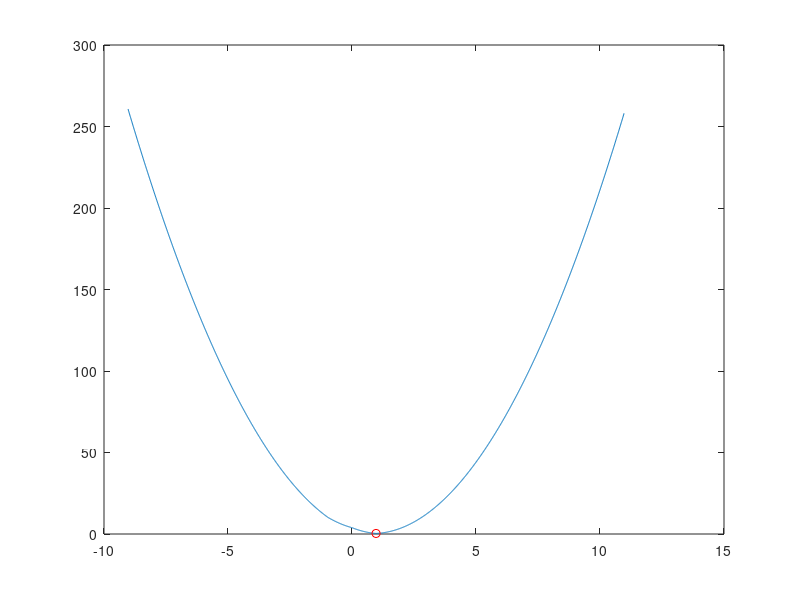
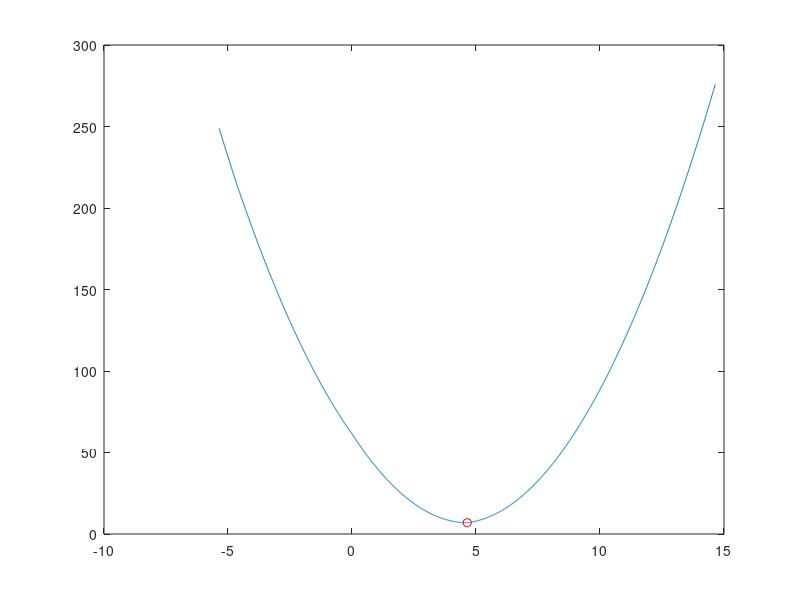
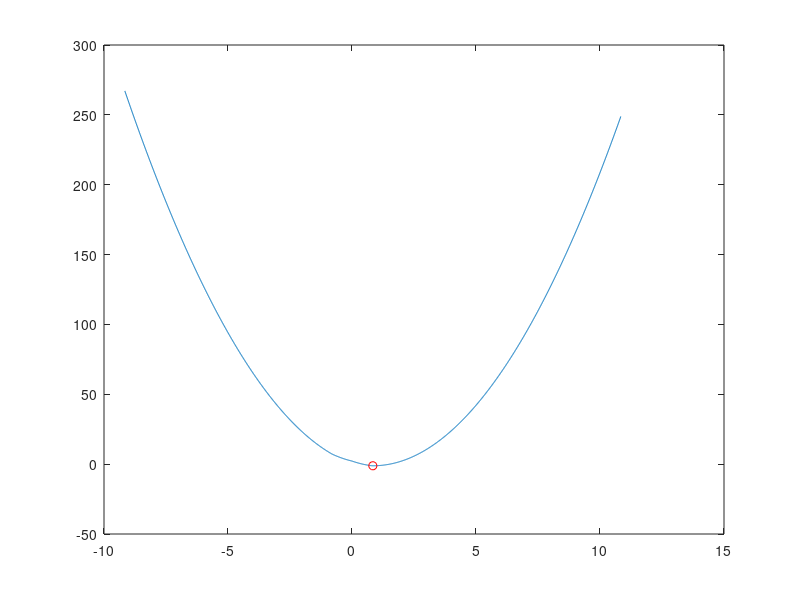
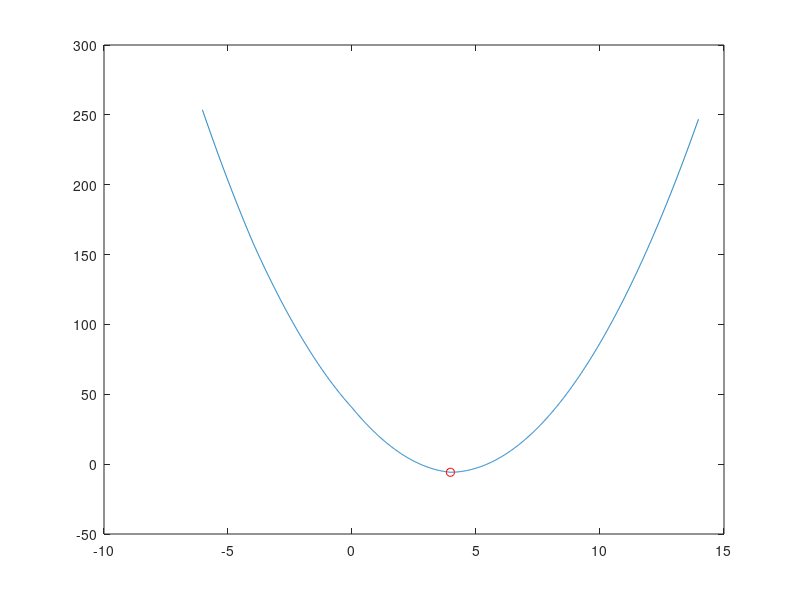

Reproduce these figures in MATLAB, in order.
clear all; clc;

m=8;
n=6;
r = 3;
W0 = randn(m,r);
H0 = randn(r,n);
X = abs(W0*H0);


lambda = randn(m,n);
rho=5;


[U,S,V] = svds(X,r);
Theta = U*S*V';

W = U;
H = S*V';

A = W*H;

%for k=1:100
    Y =rho*A - lambda;


    p = find(Y>1);
    q = find(Y<(-1));
    r1 = find(Y> (-1));
    r2 = find(Y<1);
    r = intersect(r1,r2);
   


    t11 = (rho*A - lambda +1) ./ (rho);
    t22 = (rho*A - lambda -1 ) ./ (rho);
   
    t1 = max(min(t11,X), t22);
    t2 = max(min(t11,-X), t22); 
     

    g1 = abs(X -t1) +  t1.*lambda + rho/2*(t1 - A).^2;
    g2 = abs(X + t2) + t2.*lambda + rho/2*(t2 - A).^2;
    
    

    Theta(p)=t1(p);
    Theta(q)=t2(q);
    


    if g1(r)<g2(r)

        Theta(r) = t1(r);
    else
        Theta(r) = t2(r);
    end




    obj = abs(X - abs(Theta)) + lambda.*Theta + rho/2 .* (Theta - A).^2;

    %W = (1/rho) * ((H*H') \ (H* lambda' + rho * H * Theta') );
    %W = W';
    %H = (1/rho) * ((W'*W) \ (W' * lambda + rho * W' * Theta) );
    %A = W*H;
    %lambda = lambda + rho*(Theta - A);

    for i = 1 : m
        for j = 1 : n
            thetaijint = [Theta(i,j)-10:0.01:Theta(i,j)+10]; 
            for k = 1 : length(thetaijint)
                fthetaijint(k) = abs(X(i,j) - abs(thetaijint(k))) + lambda(i,j).*thetaijint(k) + rho/2 .* (thetaijint(k) - A(i,j)).^2; 
            end

            %if min(fthetaijint) < obj(i,j)-1e-12
                %disp('PROBLEM in your formula Atharva')
                  figure; 
            plot(thetaijint,fthetaijint);
            hold on; 
            plot(Theta(i,j),obj(i,j),'ro'); 

                %keyboard
            %end

        end
    end
%    error(k)= obj(i,j);

%end
